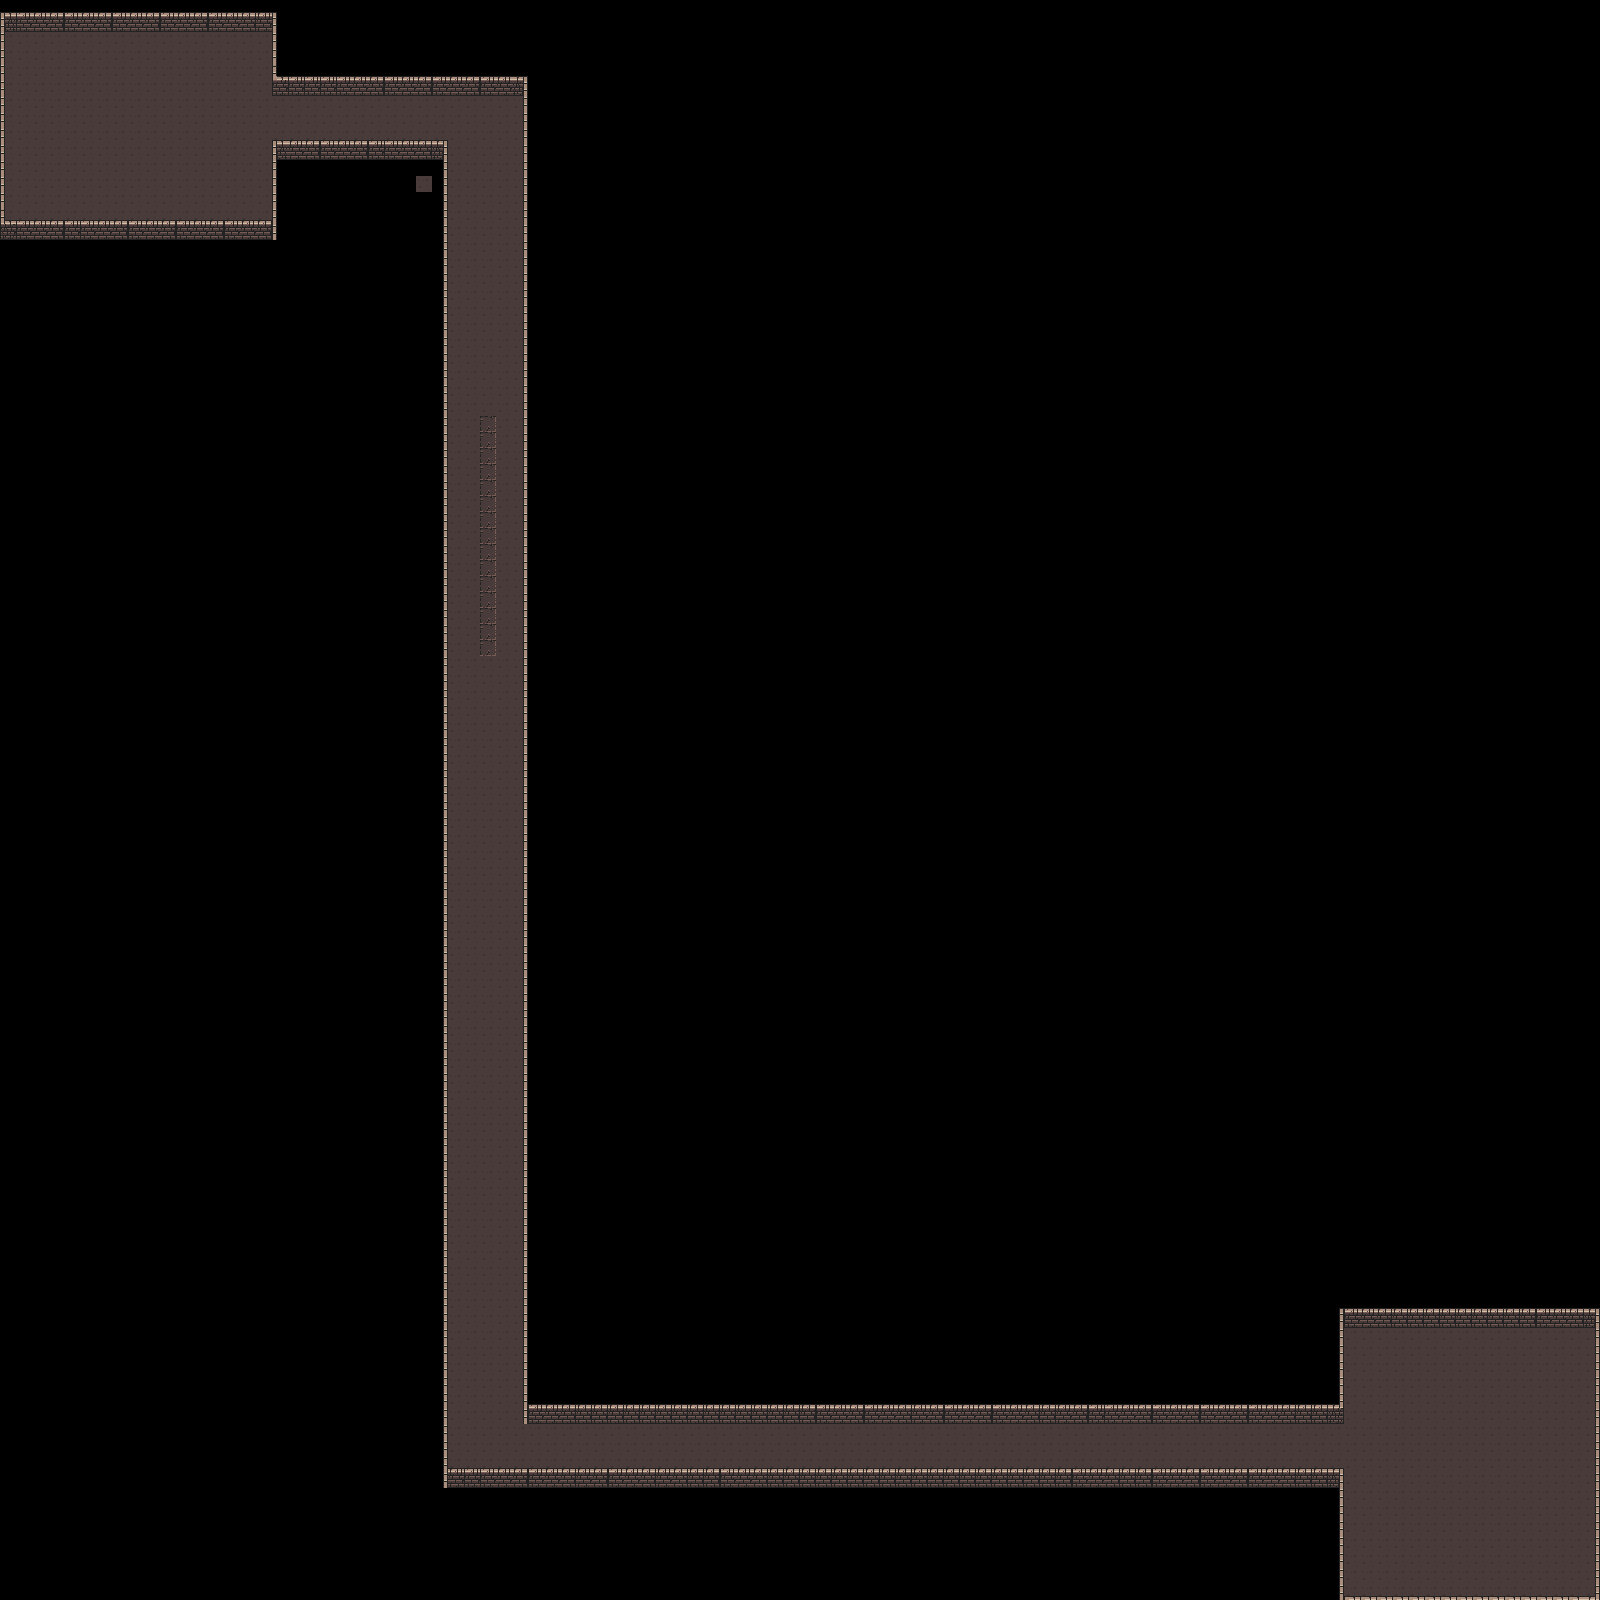

The image is a tile-based game level rendered from a .tmx file. Its description and source (layers, tilesets, objects; grid data summarised) follow:
An orthogonal 100x100 tile map with 16x16 px tiles, 2 tile layers (Floor, Walls).

<map version="1.8" tiledversion="1.8.2" orientation="orthogonal" renderorder="right-down" width="100" height="100" tilewidth="16" tileheight="16" infinite="0" nextlayerid="3" nextobjectid="1">
 <editorsettings>
  <export target="../public/dungeons/dungeon-01a.json" format="json" />
 </editorsettings>
 <tileset firstgid="1" name="dungeon" tilewidth="16" tileheight="16" tilecount="160" columns="10">
  <image source="../public/tiles/dungeon_tiles.png" width="160" height="256" />
  <tile id="0">
   <properties>
    <property name="collides" value="" />
   </properties>
  </tile>
  <tile id="1">
   <properties>
    <property name="collides" value="" />
   </properties>
  </tile>
  <tile id="2">
   <properties>
    <property name="collides" value="" />
   </properties>
  </tile>
  <tile id="3">
   <properties>
    <property name="collides" value="" />
   </properties>
  </tile>
  <tile id="4">
   <properties>
    <property name="collides" type="bool" value="false" />
   </properties>
  </tile>
  <tile id="5">
   <properties>
    <property name="collides" type="bool" value="false" />
   </properties>
  </tile>
  <tile id="6">
   <properties>
    <property name="collides" type="bool" value="false" />
   </properties>
  </tile>
  <tile id="7">
   <properties>
    <property name="collides" type="bool" value="false" />
   </properties>
  </tile>
  <tile id="8">
   <properties>
    <property name="collides" type="bool" value="false" />
   </properties>
  </tile>
  <tile id="9">
   <properties>
    <property name="collides" type="bool" value="false" />
   </properties>
  </tile>
  <tile id="10">
   <properties>
    <property name="collides" value="" />
   </properties>
  </tile>
  <tile id="11">
   <properties>
    <property name="collides" type="bool" value="true" />
   </properties>
  </tile>
  <tile id="12">
   <properties>
    <property name="collides" type="bool" value="true" />
   </properties>
  </tile>
  <tile id="13">
   <properties>
    <property name="collides" type="bool" value="true" />
   </properties>
  </tile>
  <tile id="14">
   <properties>
    <property name="collides" type="bool" value="false" />
   </properties>
  </tile>
  <tile id="15">
   <properties>
    <property name="collides" type="bool" value="false" />
   </properties>
  </tile>
  <tile id="16">
   <properties>
    <property name="collides" type="bool" value="false" />
   </properties>
  </tile>
  <tile id="17">
   <properties>
    <property name="collides" type="bool" value="false" />
   </properties>
  </tile>
  <tile id="18">
   <properties>
    <property name="collides" type="bool" value="false" />
   </properties>
  </tile>
  <tile id="19">
   <properties>
    <property name="collides" type="bool" value="false" />
   </properties>
  </tile>
  <tile id="20">
   <properties>
    <property name="collides" value="" />
   </properties>
  </tile>
  <tile id="21">
   <properties>
    <property name="collides" type="bool" value="true" />
   </properties>
  </tile>
  <tile id="22">
   <properties>
    <property name="collides" type="bool" value="true" />
   </properties>
  </tile>
  <tile id="23">
   <properties>
    <property name="collides" type="bool" value="true" />
   </properties>
  </tile>
  <tile id="24">
   <properties>
    <property name="collides" type="bool" value="false" />
   </properties>
  </tile>
  <tile id="25">
   <properties>
    <property name="collides" type="bool" value="false" />
   </properties>
  </tile>
  <tile id="26">
   <properties>
    <property name="collides" type="bool" value="false" />
   </properties>
  </tile>
  <tile id="27">
   <properties>
    <property name="collides" type="bool" value="false" />
   </properties>
  </tile>
  <tile id="28">
   <properties>
    <property name="collides" type="bool" value="false" />
   </properties>
  </tile>
  <tile id="29">
   <properties>
    <property name="collides" type="bool" value="false" />
   </properties>
  </tile>
  <tile id="30">
   <properties>
    <property name="collides" value="" />
   </properties>
  </tile>
  <tile id="31">
   <properties>
    <property name="collides" type="bool" value="true" />
   </properties>
  </tile>
  <tile id="32">
   <properties>
    <property name="collides" type="bool" value="true" />
   </properties>
  </tile>
  <tile id="33">
   <properties>
    <property name="collides" type="bool" value="true" />
   </properties>
  </tile>
  <tile id="34">
   <properties>
    <property name="collides" type="bool" value="false" />
   </properties>
  </tile>
  <tile id="35">
   <properties>
    <property name="collides" type="bool" value="false" />
   </properties>
  </tile>
  <tile id="36">
   <properties>
    <property name="collides" type="bool" value="false" />
   </properties>
  </tile>
  <tile id="37">
   <properties>
    <property name="collides" type="bool" value="false" />
   </properties>
  </tile>
  <tile id="38">
   <properties>
    <property name="collides" type="bool" value="false" />
   </properties>
  </tile>
  <tile id="39">
   <properties>
    <property name="collides" type="bool" value="false" />
   </properties>
  </tile>
  <tile id="40">
   <properties>
    <property name="collides" value="" />
   </properties>
  </tile>
  <tile id="41">
   <properties>
    <property name="collides" type="bool" value="false" />
   </properties>
  </tile>
  <tile id="42">
   <properties>
    <property name="collides" type="bool" value="false" />
   </properties>
  </tile>
  <tile id="43">
   <properties>
    <property name="collides" type="bool" value="false" />
   </properties>
  </tile>
  <tile id="44">
   <properties>
    <property name="collides" type="bool" value="false" />
   </properties>
  </tile>
  <tile id="45">
   <properties>
    <property name="collides" type="bool" value="false" />
   </properties>
  </tile>
  <tile id="46">
   <properties>
    <property name="collides" type="bool" value="false" />
   </properties>
  </tile>
  <tile id="47">
   <properties>
    <property name="collides" type="bool" value="false" />
   </properties>
  </tile>
  <tile id="48">
   <properties>
    <property name="collides" type="bool" value="false" />
   </properties>
  </tile>
  <tile id="49">
   <properties>
    <property name="collides" type="bool" value="false" />
   </properties>
  </tile>
  <tile id="50">
   <properties>
    <property name="collides" value="" />
   </properties>
  </tile>
  <tile id="51">
   <properties>
    <property name="collides" type="bool" value="false" />
   </properties>
  </tile>
  <tile id="52">
   <properties>
    <property name="collides" type="bool" value="false" />
   </properties>
  </tile>
  <tile id="53">
   <properties>
    <property name="collides" type="bool" value="false" />
   </properties>
  </tile>
  <tile id="54">
   <properties>
    <property name="collides" type="bool" value="false" />
   </properties>
  </tile>
  <tile id="55">
   <properties>
    <property name="collides" type="bool" value="false" />
   </properties>
  </tile>
  <tile id="56">
   <properties>
    <property name="collides" type="bool" value="false" />
   </properties>
  </tile>
  <tile id="57">
   <properties>
    <property name="collides" type="bool" value="false" />
   </properties>
  </tile>
  <tile id="58">
   <properties>
    <property name="collides" type="bool" value="false" />
   </properties>
  </tile>
  <tile id="59">
   <properties>
    <property name="collides" type="bool" value="false" />
   </properties>
  </tile>
  <tile id="60">
   <properties>
    <property name="collides" value="" />
   </properties>
  </tile>
  <tile id="61">
   <properties>
    <property name="collides" type="bool" value="false" />
   </properties>
  </tile>
  <tile id="62">
   <properties>
    <property name="collides" type="bool" value="false" />
   </properties>
  </tile>
  <tile id="63">
   <properties>
    <property name="collides" type="bool" value="false" />
   </properties>
  </tile>
  <tile id="64">
   <properties>
    <property name="collides" type="bool" value="false" />
   </properties>
  </tile>
  <tile id="65">
   <properties>
    <property name="collides" type="bool" value="false" />
   </properties>
  </tile>
  <tile id="66">
   <properties>
    <property name="collides" type="bool" value="false" />
   </properties>
  </tile>
  <tile id="67">
   <properties>
    <property name="collides" type="bool" value="false" />
   </properties>
  </tile>
  <tile id="68">
   <properties>
    <property name="collides" type="bool" value="false" />
   </properties>
  </tile>
  <tile id="69">
   <properties>
    <property name="collides" type="bool" value="false" />
   </properties>
  </tile>
  <tile id="70">
   <properties>
    <property name="collides" value="" />
   </properties>
  </tile>
  <tile id="71">
   <properties>
    <property name="collides" value="" />
   </properties>
  </tile>
  <tile id="72">
   <properties>
    <property name="collides" value="" />
   </properties>
  </tile>
  <tile id="73">
   <properties>
    <property name="collides" value="" />
   </properties>
  </tile>
  <tile id="74">
   <properties>
    <property name="collides" value="" />
   </properties>
  </tile>
  <tile id="75">
   <properties>
    <property name="collides" type="bool" value="false" />
   </properties>
  </tile>
  <tile id="76">
   <properties>
    <property name="collides" type="bool" value="false" />
   </properties>
  </tile>
  <tile id="77">
   <properties>
    <property name="collides" type="bool" value="false" />
   </properties>
  </tile>
  <tile id="78">
   <properties>
    <property name="collides" type="bool" value="false" />
   </properties>
  </tile>
  <tile id="79">
   <properties>
    <property name="collides" type="bool" value="false" />
   </properties>
  </tile>
  <tile id="80">
   <properties>
    <property name="collides" type="bool" value="true" />
   </properties>
  </tile>
  <tile id="81">
   <properties>
    <property name="collides" type="bool" value="true" />
   </properties>
  </tile>
  <tile id="82">
   <properties>
    <property name="collides" type="bool" value="true" />
   </properties>
  </tile>
  <tile id="83">
   <properties>
    <property name="collides" type="bool" value="true" />
   </properties>
  </tile>
  <tile id="84">
   <properties>
    <property name="collides" type="bool" value="true" />
   </properties>
  </tile>
  <tile id="85">
   <properties>
    <property name="collides" type="bool" value="true" />
   </properties>
  </tile>
  <tile id="86">
   <properties>
    <property name="collides" type="bool" value="false" />
   </properties>
  </tile>
  <tile id="87">
   <properties>
    <property name="collides" value="" />
   </properties>
  </tile>
  <tile id="88">
   <properties>
    <property name="collides" value="" />
   </properties>
  </tile>
  <tile id="90">
   <properties>
    <property name="collides" type="bool" value="true" />
   </properties>
  </tile>
  <tile id="91">
   <properties>
    <property name="collides" type="bool" value="true" />
   </properties>
  </tile>
  <tile id="92">
   <properties>
    <property name="collides" type="bool" value="true" />
   </properties>
  </tile>
  <tile id="93">
   <properties>
    <property name="collides" type="bool" value="true" />
   </properties>
  </tile>
  <tile id="94">
   <properties>
    <property name="collides" type="bool" value="true" />
   </properties>
  </tile>
  <tile id="95">
   <properties>
    <property name="collides" type="bool" value="true" />
   </properties>
  </tile>
  <tile id="96">
   <properties>
    <property name="collides" type="bool" value="false" />
   </properties>
  </tile>
  <tile id="97">
   <properties>
    <property name="collides" value="" />
   </properties>
  </tile>
  <tile id="98">
   <properties>
    <property name="collides" value="" />
   </properties>
  </tile>
  <tile id="100">
   <properties>
    <property name="collides" value="" />
   </properties>
  </tile>
  <tile id="101">
   <properties>
    <property name="collides" value="" />
   </properties>
  </tile>
  <tile id="102">
   <properties>
    <property name="collides" type="bool" value="true" />
   </properties>
  </tile>
  <tile id="103">
   <properties>
    <property name="collides" type="bool" value="true" />
   </properties>
  </tile>
  <tile id="104">
   <properties>
    <property name="collides" type="bool" value="true" />
   </properties>
  </tile>
  <tile id="105">
   <properties>
    <property name="collides" type="bool" value="true" />
   </properties>
  </tile>
  <tile id="106">
   <properties>
    <property name="collides" type="bool" value="false" />
   </properties>
  </tile>
  <tile id="107">
   <properties>
    <property name="collides" value="" />
   </properties>
  </tile>
  <tile id="108">
   <properties>
    <property name="collides" value="" />
   </properties>
  </tile>
  <tile id="110">
   <properties>
    <property name="collides" value="" />
   </properties>
  </tile>
  <tile id="111">
   <properties>
    <property name="collides" value="" />
   </properties>
  </tile>
  <tile id="112">
   <properties>
    <property name="collides" value="" />
   </properties>
  </tile>
  <tile id="113">
   <properties>
    <property name="collides" value="" />
   </properties>
  </tile>
  <tile id="114">
   <properties>
    <property name="collides" value="" />
   </properties>
  </tile>
  <tile id="115">
   <properties>
    <property name="collides" value="" />
   </properties>
  </tile>
  <tile id="116">
   <properties>
    <property name="collides" type="bool" value="false" />
   </properties>
  </tile>
  <tile id="117">
   <properties>
    <property name="collides" value="" />
   </properties>
  </tile>
  <tile id="118">
   <properties>
    <property name="collides" value="" />
   </properties>
  </tile>
  <tile id="120">
   <properties>
    <property name="collides" value="" />
   </properties>
  </tile>
  <tile id="121">
   <properties>
    <property name="collides" value="" />
   </properties>
  </tile>
  <tile id="122">
   <properties>
    <property name="collides" value="" />
   </properties>
  </tile>
  <tile id="123">
   <properties>
    <property name="collides" value="" />
   </properties>
  </tile>
  <tile id="124">
   <properties>
    <property name="collides" value="" />
   </properties>
  </tile>
  <tile id="125">
   <properties>
    <property name="collides" value="" />
   </properties>
  </tile>
  <tile id="126">
   <properties>
    <property name="collides" type="bool" value="false" />
   </properties>
  </tile>
  <tile id="127">
   <properties>
    <property name="collides" value="" />
   </properties>
  </tile>
  <tile id="128">
   <properties>
    <property name="collides" value="" />
   </properties>
  </tile>
  <tile id="130">
   <properties>
    <property name="collides" value="" />
   </properties>
  </tile>
  <tile id="131">
   <properties>
    <property name="collides" value="" />
   </properties>
  </tile>
  <tile id="132">
   <properties>
    <property name="collides" value="" />
   </properties>
  </tile>
  <tile id="133">
   <properties>
    <property name="collides" value="" />
   </properties>
  </tile>
  <tile id="134">
   <properties>
    <property name="collides" value="" />
   </properties>
  </tile>
  <tile id="135">
   <properties>
    <property name="collides" value="" />
   </properties>
  </tile>
  <tile id="136">
   <properties>
    <property name="collides" type="bool" value="false" />
   </properties>
  </tile>
  <tile id="137">
   <properties>
    <property name="collides" value="" />
   </properties>
  </tile>
  <tile id="138">
   <properties>
    <property name="collides" value="" />
   </properties>
  </tile>
  <tile id="140">
   <properties>
    <property name="collides" value="" />
   </properties>
  </tile>
  <tile id="141">
   <properties>
    <property name="collides" type="bool" value="true" />
   </properties>
  </tile>
  <tile id="142">
   <properties>
    <property name="collides" value="" />
   </properties>
  </tile>
  <tile id="143">
   <properties>
    <property name="collides" value="" />
   </properties>
  </tile>
  <tile id="144">
   <properties>
    <property name="collides" type="bool" value="true" />
   </properties>
  </tile>
  <tile id="145">
   <properties>
    <property name="collides" value="" />
   </properties>
  </tile>
  <tile id="146">
   <properties>
    <property name="collides" type="bool" value="false" />
   </properties>
  </tile>
  <tile id="147">
   <properties>
    <property name="collides" value="" />
   </properties>
  </tile>
  <tile id="148">
   <properties>
    <property name="collides" value="" />
   </properties>
  </tile>
 </tileset>
 <layer id="2" name="Floor" width="100" height="100">
  <data>[10000 cells, 10000 non-empty, 3 distinct tile ids]</data>
 </layer>
 <layer id="1" name="Walls" width="100" height="100">
  <data>[10000 cells, 703 non-empty, 24 distinct tile ids]</data>
 </layer>
</map>
